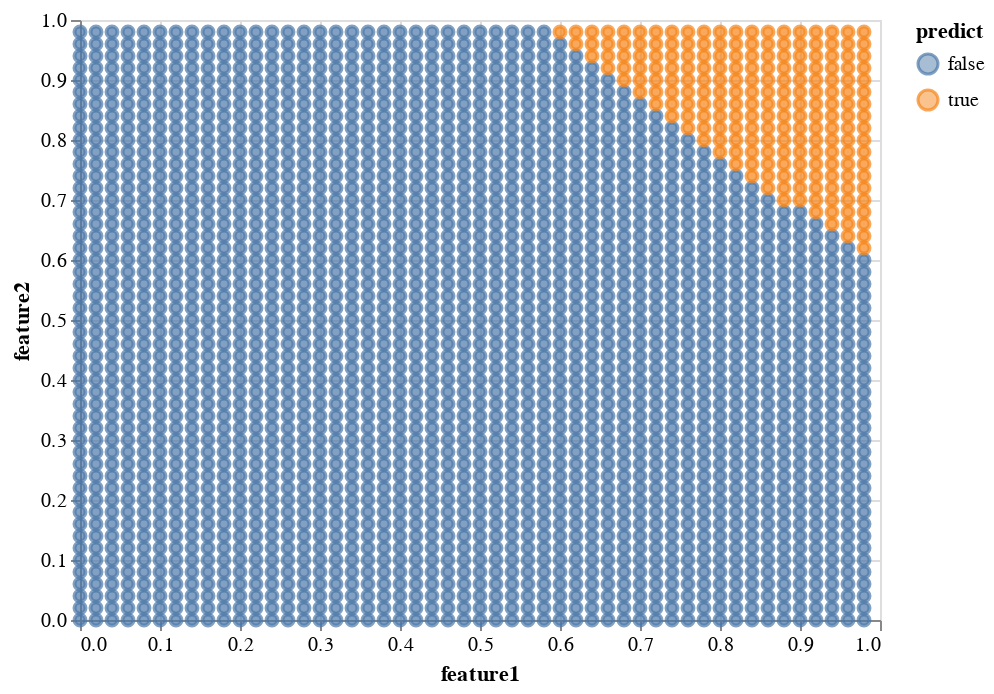

Notebook cell for this chart:
### Markdown cell above
We can see that it did its best to try to find a line. However, it did
not succeed in practice.

### Code cell
all_df["predict"] = model.predict(all_df[["feature1", "feature2"]])
chart = (alt.Chart(all_df)
    .mark_point()
    .encode(
        x = "feature1",
        y = "feature2",
        color="predict",
        fill = "predict",
    ))
chart

### Figure 1 — Vega-Lite specification as saved in the notebook (floating-point values rounded to 4 significant figures; data arrays with more than 128 entries replaced by an {"elided": "..."} marker saying what was removed)
{"config": {"view": {"continuousWidth": 400, "continuousHeight": 300}}, "data": {"name": "data-73f07492210fb5efba804cb13f7464a1"}, "mark": "point", "encoding": {"color": {"type": "nominal", "field": "predict"}, "fill": {"type": "nominal", "field": "predict"}, "x": {"type": "quantitative", "field": "feature1"}, "y": {"type": "quantitative", "field": "feature2"}}, "$schema": "https://vega.github.io/schema/vega-lite/v4.8.1.json", "datasets": {"data-73f07492210fb5efba804cb13f7464a1": {"elided": "2500 records"}}}
